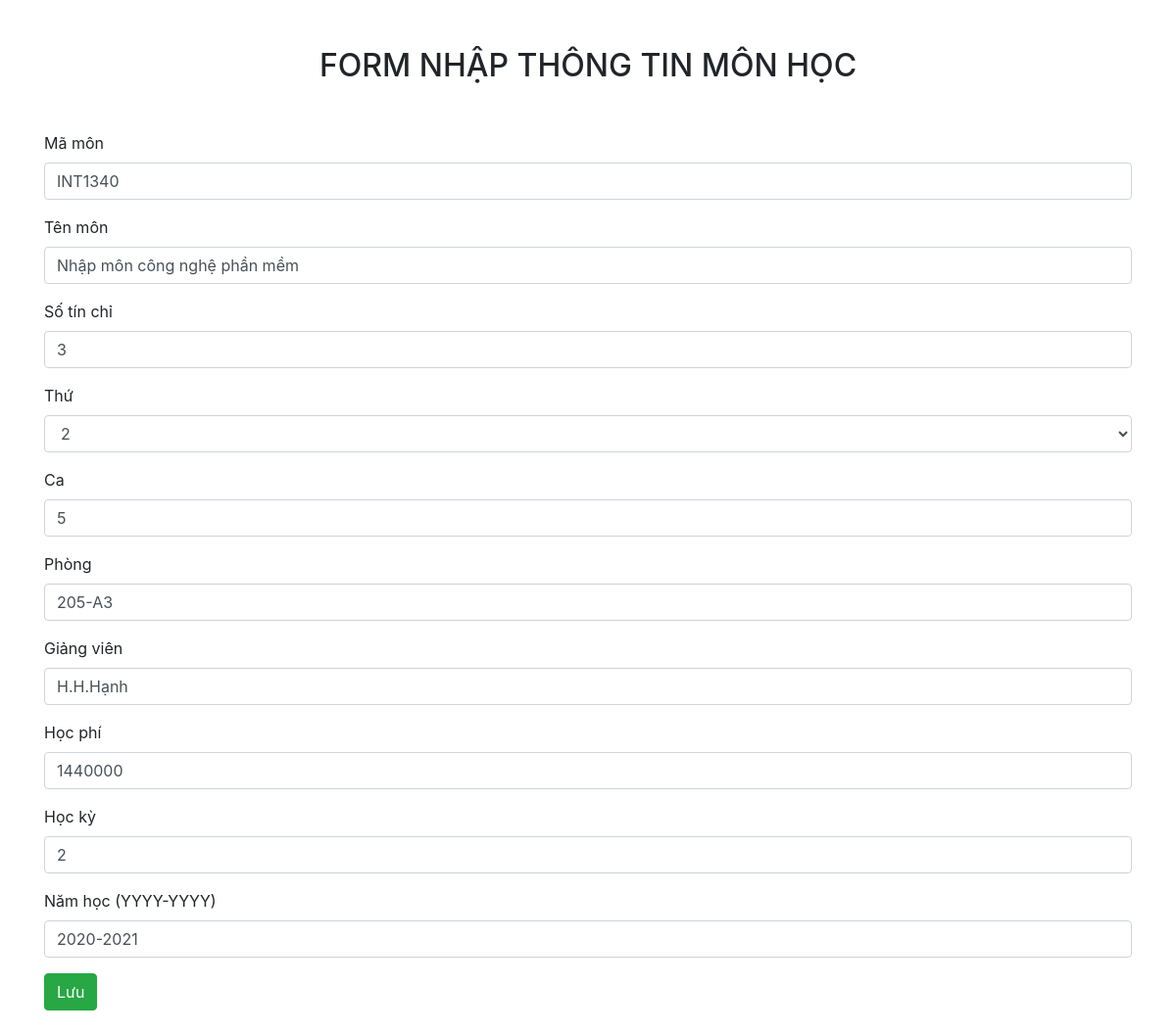
The app's page /backend/admin_subject/edit_subject.php?id=1 (signed in) with its own data.
### tables this page shows
CREATE TABLE `subject` (
  `subjectID` int(11) NOT NULL,
  `maMon` varchar(7) NOT NULL,
  `tenMon` varchar(100) NOT NULL,
  `soTinChi` int(11) NOT NULL,
  `thu` varchar(8) NOT NULL,
  `ca` int(11) NOT NULL,
  `phong` varchar(6) NOT NULL,
  `giangVien` varchar(150) NOT NULL,
  `hocPhi` int(11) NOT NULL,
  `hocKy` int(2) NOT NULL,
  `namHoc` varchar(9) NOT NULL
);

### database/dbhelper.php (called while the page is built, shortened)
<?php
function executeResult ($sql) {
    $conn = mysqli_connect(HOST, USERNAME, PASSWORD, DATABASE);
    $resultset = mysqli_query($conn, $sql);
    $list = [];
        while ($row = $resultset->fetch_assoc())
        $list[] = $row;
        return $list;
}

### backend/admin_subject/edit_subject.php (the view, shortened to what this page needs)
<?php
require_once "/xampp/htdocs/QuanLySinhVien/database/dbhelper.php";
$s_subjectID = $s_maMon = $s_name = $s_credit = $s_day = $s_lesson = $s_room =
$s_teacher = $s_tuition = $s_term = $s_year = '';
if (isset($_GET['id'])) {
    $id = $_GET['id'];
    $sql = "select * from subject where subjectID = '{$id}'";
    $subjectList = executeResult($sql);
    if (count($subjectList) > 0) {
        foreach ($subjectList as $std) {
            $s_maMon = $std['maMon'];
            $s_name = $std['tenMon'];
            $s_credit = $std['soTinChi'];
            $s_day = $std['thu'];
            $s_lesson = $std['ca'];
            $s_room = $std['phong'];
            $s_teacher = $std['giangVien'];
            $s_tuition = $std['hocPhi'];
            $s_term = $std['hocKy'];
            $s_year = $std['namHoc'];
        }
    } else {
        $id = '';
    }
}
?>
<!DOCTYPE html>
<html>
<head>
    <link rel="stylesheet" href="https://maxcdn.bootstrapcdn.com/bootstrap/4.4.1/css/bootstrap.min.css">
</head>
<body>
    <div class="container">
        <div class="panel panel-primary">
            <div class="panel-heading">
                <h2 class="text-center my-5">FORM NHẬP THÔNG TIN MÔN HỌC</h2>
            </div>
            <div class="panel-body">
                <form method="post" action="<?php echo htmlspecialchars($_SERVER["PHP_SELF"]); ?>">
                    <div class="form-group ">
                        <label for="maMon">Mã môn</label>
                        <input required="true" type="text" class="form-control" id="id" name="maMon" value="<?= $s_maMon ?>">
                    </div>
                    <div class="form-group">
                        <label for="name">Tên môn</label>
                        <input required="true" type="text" class="form-control" id="name" name="name" value="<?= $s_name ?>">
                    </div>
                    <div class="form-group">
                        <label for="credit">Số tín chỉ</label>
                        <input required="true" type="number" class="form-control" id="credit" name="credit" min="1" value="<?= $s_credit ?>">
                    </div>
                    <div class="form-group">
                        <label for="day">Thứ</label>
                        <select class="form-control" name="day" id="day" value="<?= $s_day ?>">
                            <option>2</option>
                        </select>
                    </div>
                    <div class="form-group">
                        <label for="lesson">Ca</label>
                        <input required="true" type="number" class="form-control" id="lesson" name="lesson" min="1" max="6" value="<?= $s_lesson ?>">
                    </div>
                    <div class="form-group">
                        <label for="room">Phòng</label>
                        <input required="true" type="text" class="form-control" id="room" name="room" value="<?= $s_room ?>">
                    </div>
                    <div class="form-group">
                        <label for="teacher">Giảng viên</label>
                        <input required="true" type="text" class="form-control" id="teacher" name="teacher" value="<?= $s_teacher ?>">
                    </div>
                    <div class="form-group">
                        <label for="tuition">Học phí</label>
                        <input required="true" type="number" class="form-control" id="tuition" name="tuition" min="1" value="<?= $s_tuition ?>">
                    </div>
                    <div class="form-group">
                        <label for="term">Học kỳ</label>
                        <input required="true" type="number" class="form-control" id="term" name="term" min="1" max="2" value="<?= $s_term ?>">
                    </div>
                    <div class="form-group">
                        <label for="year">Năm học (YYYY-YYYY)</label>
                        <input required="true" type="text" class="form-control" id="year" name="year" value="<?= $s_year ?>">
                    </div>
                    <button class="btn btn-success mb-4" onmousedown="bleep.play()">Lưu</button>
                </form>
            </div>
        </div>
    </div>
</body>
</html>

### records on screen
subject: maMon "INT1340", name "Nhập môn công nghệ phần mềm", credit "3", day "2", lesson "5", room "205-A3", teacher "H.H.Hạnh", tuition "1440000", term "2", year "2020-2021"
